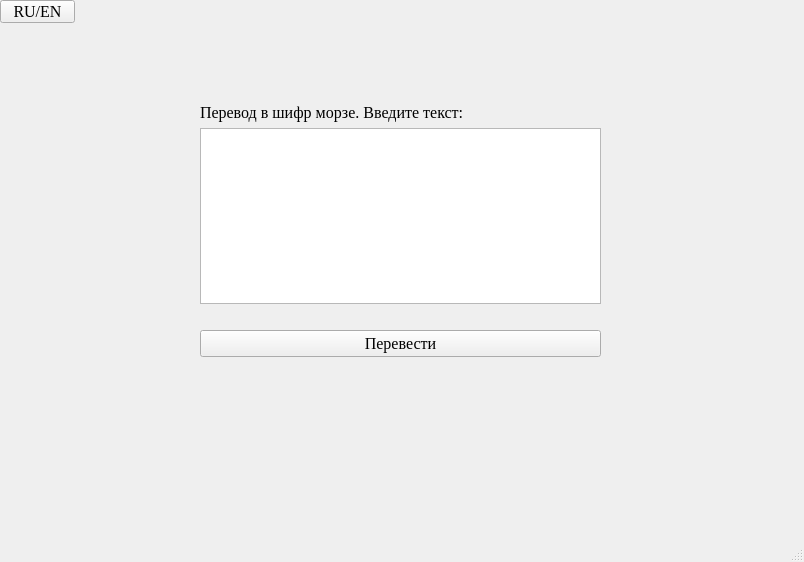
<?xml version="1.0" encoding="UTF-8"?>
<ui version="4.0">
 <class>MainWindow</class>
 <widget class="QMainWindow" name="MainWindow">
  <property name="geometry">
   <rect>
    <x>0</x>
    <y>0</y>
    <width>804</width>
    <height>562</height>
   </rect>
  </property>
  <property name="font">
   <font>
    <family>Times New Roman</family>
    <pointsize>12</pointsize>
   </font>
  </property>
  <property name="windowTitle">
   <string>Морзе</string>
  </property>
  <widget class="QWidget" name="centralwidget">
   <property name="styleSheet">
    <string notr="true"/>
   </property>
   <widget class="QWidget" name="verticalLayoutWidget">
    <property name="geometry">
     <rect>
      <x>200</x>
      <y>80</y>
      <width>401</width>
      <height>321</height>
     </rect>
    </property>
    <layout class="QVBoxLayout" name="verticalLayout">
     <item>
      <spacer name="verticalSpacer">
       <property name="orientation">
        <enum>Qt::Vertical</enum>
       </property>
       <property name="sizeHint" stdset="0">
        <size>
         <width>20</width>
         <height>40</height>
        </size>
       </property>
      </spacer>
     </item>
     <item>
      <widget class="QLabel" name="label">
       <property name="text">
        <string>Перевод в шифр морзе. Введите текст:</string>
       </property>
      </widget>
     </item>
     <item>
      <widget class="QTextEdit" name="textEdit">
       <property name="font">
        <font>
         <family>Times New Roman</family>
         <pointsize>12</pointsize>
        </font>
       </property>
       <property name="html">
        <string>&lt;!DOCTYPE HTML PUBLIC &quot;-//W3C//DTD HTML 4.0//EN&quot; &quot;http://www.w3.org/TR/REC-html40/strict.dtd&quot;&gt;
&lt;html&gt;&lt;head&gt;&lt;meta name=&quot;qrichtext&quot; content=&quot;1&quot; /&gt;&lt;style type=&quot;text/css&quot;&gt;
p, li { white-space: pre-wrap; }
&lt;/style&gt;&lt;/head&gt;&lt;body style=&quot; font-family:'Times New Roman'; font-size:12pt; font-weight:400; font-style:normal;&quot;&gt;
&lt;p style=&quot;-qt-paragraph-type:empty; margin-top:12px; margin-bottom:12px; margin-left:50px; margin-right:50px; -qt-block-indent:0; text-indent:0px; font-family:'MS Shell Dlg 2'; font-size:8.25pt;&quot;&gt;&lt;br /&gt;&lt;/p&gt;&lt;/body&gt;&lt;/html&gt;</string>
       </property>
      </widget>
     </item>
     <item>
      <spacer name="horizontalSpacer">
       <property name="orientation">
        <enum>Qt::Horizontal</enum>
       </property>
       <property name="sizeHint" stdset="0">
        <size>
         <width>40</width>
         <height>20</height>
        </size>
       </property>
      </spacer>
     </item>
     <item>
      <widget class="QPushButton" name="translate_btn">
       <property name="cursor">
        <cursorShape>UpArrowCursor</cursorShape>
       </property>
       <property name="mouseTracking">
        <bool>false</bool>
       </property>
       <property name="layoutDirection">
        <enum>Qt::LeftToRight</enum>
       </property>
       <property name="text">
        <string>Перевести</string>
       </property>
       <property name="autoRepeatDelay">
        <number>300</number>
       </property>
      </widget>
     </item>
     <item>
      <spacer name="horizontalSpacer_2">
       <property name="orientation">
        <enum>Qt::Horizontal</enum>
       </property>
       <property name="sizeHint" stdset="0">
        <size>
         <width>40</width>
         <height>20</height>
        </size>
       </property>
      </spacer>
     </item>
     <item>
      <widget class="QLabel" name="answer_l">
       <property name="font">
        <font>
         <family>Times New Roman</family>
         <pointsize>12</pointsize>
        </font>
       </property>
       <property name="cursor">
        <cursorShape>ArrowCursor</cursorShape>
       </property>
       <property name="frameShadow">
        <enum>QFrame::Plain</enum>
       </property>
       <property name="text">
        <string/>
       </property>
       <property name="textFormat">
        <enum>Qt::AutoText</enum>
       </property>
       <property name="wordWrap">
        <bool>true</bool>
       </property>
      </widget>
     </item>
    </layout>
   </widget>
   <widget class="QPushButton" name="btnTrans">
    <property name="geometry">
     <rect>
      <x>0</x>
      <y>0</y>
      <width>75</width>
      <height>23</height>
     </rect>
    </property>
    <property name="text">
     <string>RU/EN</string>
    </property>
   </widget>
  </widget>
  <widget class="QMenuBar" name="menubar">
   <property name="geometry">
    <rect>
     <x>0</x>
     <y>0</y>
     <width>804</width>
     <height>21</height>
    </rect>
   </property>
  </widget>
  <widget class="QStatusBar" name="statusbar"/>
 </widget>
 <resources/>
 <connections/>
</ui>
